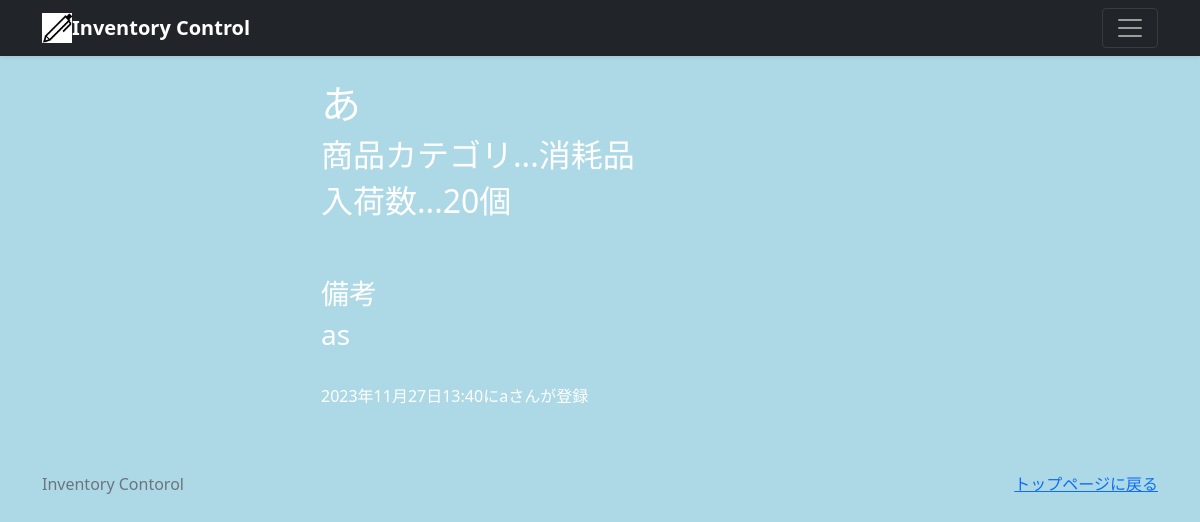
Screenshot of /stock-detail/1 with the database file from the repository.
### stock/models.py (models this page shows, shortened)
class StockPost(models.Model):
    user = models.ForeignKey(
        CustomUser,
        verbose_name='ユーザー',
        on_delete=models.CASCADE
    )
    category = models.ForeignKey(
        Category,
        verbose_name='カテゴリ',
        on_delete=models.PROTECT
    )
    title = models.CharField(
        verbose_name='商品名',
        max_length=50
    )
    posted_at = models.DateTimeField(
        verbose_name='入荷日時',
        auto_now_add=True
    )
    many = models.IntegerField(
        verbose_name='入荷数',
        blank=True,
        null=True,
    )
    comment = models.TextField(
        verbose_name='備考',
    )

class Category(models.Model):
    title = models.CharField(
        verbose_name= 'カテゴリ',
        max_length= 20
    )
    def __str__(self):
        return self.title

### accounts/models.py (models this page shows)
class CustomUser(AbstractUser):
    pass

### stock/views.py (the view)
class DetailView(DetailView):
    template_name = 'detail.html'
    model = StockPost

### stock/templates/detail.html (shortened to what this page needs)
{% extends 'base.html' %}
      {% block contents %}
     <div class = "syousai">
      <br>
      <div class = "container">
        <div class - "row">
          <div class = "col offset-3">
            <h1>{{object.title}}</h1>
            <h2>商品カテゴリ...{{object.category}}</h2>
            <h2>入荷数...{{object.many}}個</h2>
            <br>
            <br>
            <h3>備考</h3>
            <h3>{{object.comment}}</h3>
            <br>
            <p>{{object.posted_at}}に{{object.user}}さんが登録</p>
        </div>
      </div>
      {% endblock %}

### static/css/home.css (style rules this page uses)
body { color: white; background-color: lightblue; }

### rows the page displays
StockPost: title "あ", category "消耗品", many "20", comment "as", posted_at "2023年11月27日13:40", user "a"
